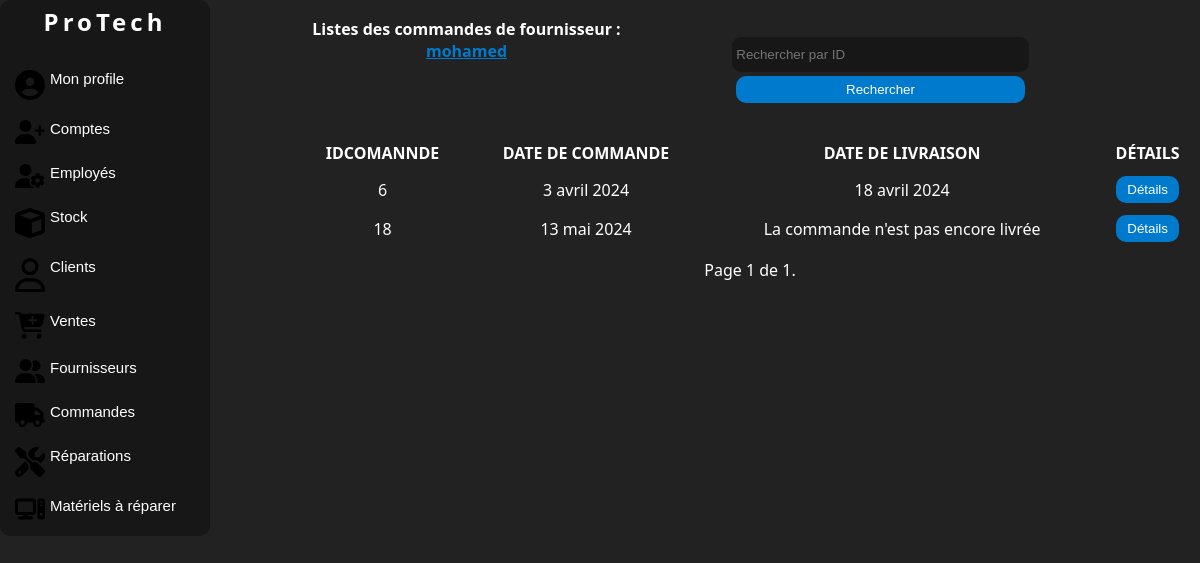
Before: /fournisseur/4/commandes/ (signed in) with the older database file.
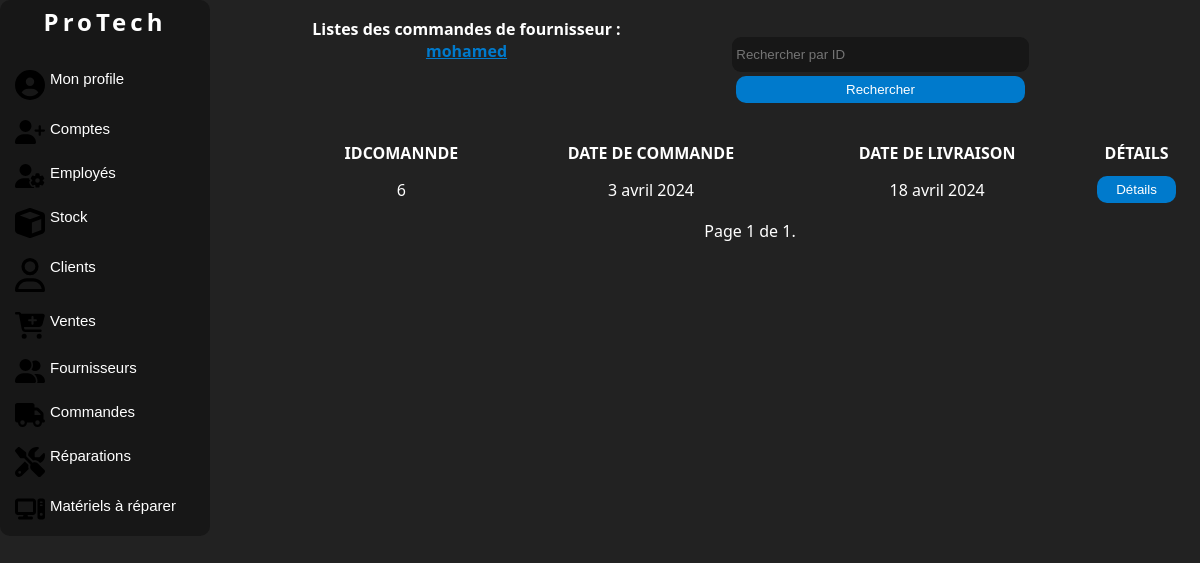
After: the same page with the newer database file.
### manager/models.py (models this page shows, shortened)
class PurchaseOrder(models.Model):
    supplier = models.ForeignKey(Supplier, on_delete=models.SET_NULL, null=True, blank=True, db_column='Fournisseur')
    order_date = models.DateField(auto_now_add=True, db_column='Date de commande')
    delivery_date = models.DateField(null=True, blank=True, db_column='Date de livraison')
    class Meta:
        db_table = 'Commande'

### manager/views.py (the view)
# urls.py: path('fournisseur/<int:pk>/commandes/', views.SupplierPurchaseOrdersListView.as_view(), name='supplier-purchase'
class SupplierPurchaseOrdersListView(LoginRequiredMixin,RoleRequiredMixin, ListView):
    model = PurchaseOrder
    template_name = 'listecommandefournisseur.html'
    context_object_name = 'purchase_orders'
    paginate_by = 7
    required_roles = ['Admin', 'Employé']
    def get_context_data(self, **kwargs):
        context = super().get_context_data(**kwargs)
        context['form'] = FilterForm(self.request.GET)
        supplier = get_object_or_404(Supplier, pk=self.kwargs['pk'])
        context['supplier'] = supplier
        return context
    def get_queryset(self):
        supplier = get_object_or_404(Supplier, pk=self.kwargs['pk'])
        queryset = PurchaseOrder.objects.filter(supplier=supplier)
        query = self.request.GET.get('query')
        if query:
            queryset = queryset.filter(id=query)
        return queryset

### manager/forms.py
class FilterForm(forms.Form):
    query = forms.IntegerField(label='', required=False,
                               widget=forms.TextInput(attrs={'placeholder': 'Rechercher par ID'}))

### manager/models.py (called while the page is built)
    def __str__(self):
        return self.name

### manager/views.py (called while the page is built)
    def dispatch(self, request, *args, **kwargs):
        if not request.user.is_authenticated:
            return self.handle_no_permission()
        if not self.required_roles:  # if no role is required, continue
            return super().dispatch(request, *args, **kwargs)
        if not request.user.employee.role in self.required_roles:
            messages.error(request, 'Vous n\'avez pas la permission de consulter cette page.')
            return redirect('dashboard')  # or wherever
        return super().dispatch(request, *args, **kwargs)

### manager/templates/listecommandefournisseur.html (shortened to what this page needs)
{% load static %}
{% load auth_extras %}
<!DOCTYPE html>
<html lang="en">
<head>
    <link rel="stylesheet" href="{% static 'css/style.css' %}">
    <link rel="stylesheet" href="{% static 'css/accueil.css' %}">
</head>
<body>
<div class="corp">
    <div class="nav">
        <div class="logo">
            <a href="{% url 'home' %}" class="link"><h2>ProTech</h2></a>
        </div>
        <br>
        <button class="value" onclick="location.href='{% url 'dashboard' %}'">
             Mon profile
        </button>
        {% if request.user.employee.role == 'Admin' %}
        <button class="value" onclick="location.href='{% url 'account-list' %}'">
            Comptes
        </button>
        <button class="value" onclick="location.href='{% url 'employee-list' %}'">
            Employés
        </button>
        {% endif %}
        {% if request.user.employee.role == 'Admin' or request.user.employee.role == 'Employé' %}
        <button class="value" onclick="location.href='{% url 'products-list' %}'">
            Stock
        </button>
        <button class="value" onclick="location.href='{% url 'client-list' %}'">
            Clients
        </button>
        <button class="value" onclick="location.href='{% url 'sale-list' %}'">
            Ventes
        </button>
        <button class="value" onclick="location.href='{% url 'supplier-list' %}'">
            Fournisseurs
        </button>
        <button class="value" onclick="location.href='{% url 'purchase-order-list' %}'">
            Commandes
        </button>
        {% endif %}
        {% if request.user.employee.role == 'Admin' or request.user.employee.role == 'Réparateur' %}
        <button class="value" onclick="location.href='{% url 'repair-list' %}'">
            Réparations
        </button>
        <button class="value" onclick="location.href='{% url 'hardware-list' %}'">
            Matériels à réparer
        </button>
        {% endif %}
    </div>
    <div class="liste">
        <div class="ctouts">
            <div class="colone1"><h4>Listes des commandes de fournisseur : <a id="touts" href="{% url 'supplier-detail' supplier.id %}">{{supplier}}</a> </h4></div>
            <div class="colone1">
                <form method="GET" action="">
                    {{ form }}
                    <button class="button" type="submit">Rechercher</button>
                </form>
            </div>
        </div>
        <div class="c2">
            {% if purchase_orders %}
            <table>
                <thead>
                <tr>
                    <th>IdComannde</th>
                    <th>Date de commande</th>
                    <th>Date de livraison</th>
                    <th>Détails</th>
                </tr>
                </thead>
                <tbody id="tbody">
                {% for purchase_order in page_obj %}
                <tr>
                    <td>{{ purchase_order.id }}</td>
                    <td>{{ purchase_order.order_date }}</td>
                    <td>
                        {% if purchase_order.delivery_date %}
                            {{ purchase_order.delivery_date }}
                        {% else %}
                            La commande n'est pas encore livrée
                        {% endif %}
                    </td>
                    <td>
                        <button class="button" id="detai"
                                onclick="location.href='{% url 'purchase-order-detail' purchase_order.id %}';">Détails
                        </button>
                </tr>
                {% endfor %}
                </tbody>
            </table>
            {% else %}
            <p>Pas de commandes trouvées.</p>
            {% endif %}
            <div class="pagination">
                <span class="step-links">
                    <span class="current">
                        Page {{ page_obj.number }} de {{ page_obj.paginator.num_pages }}.
                    </span>
                </span>
            </div>
        </div>
    </div>
</div>
</body>
</html>

Changed rows visible on the page:
removed PurchaseOrder: id "18", order_date "13 mai 2024", shows "La commande n'est pas encore livrée"
